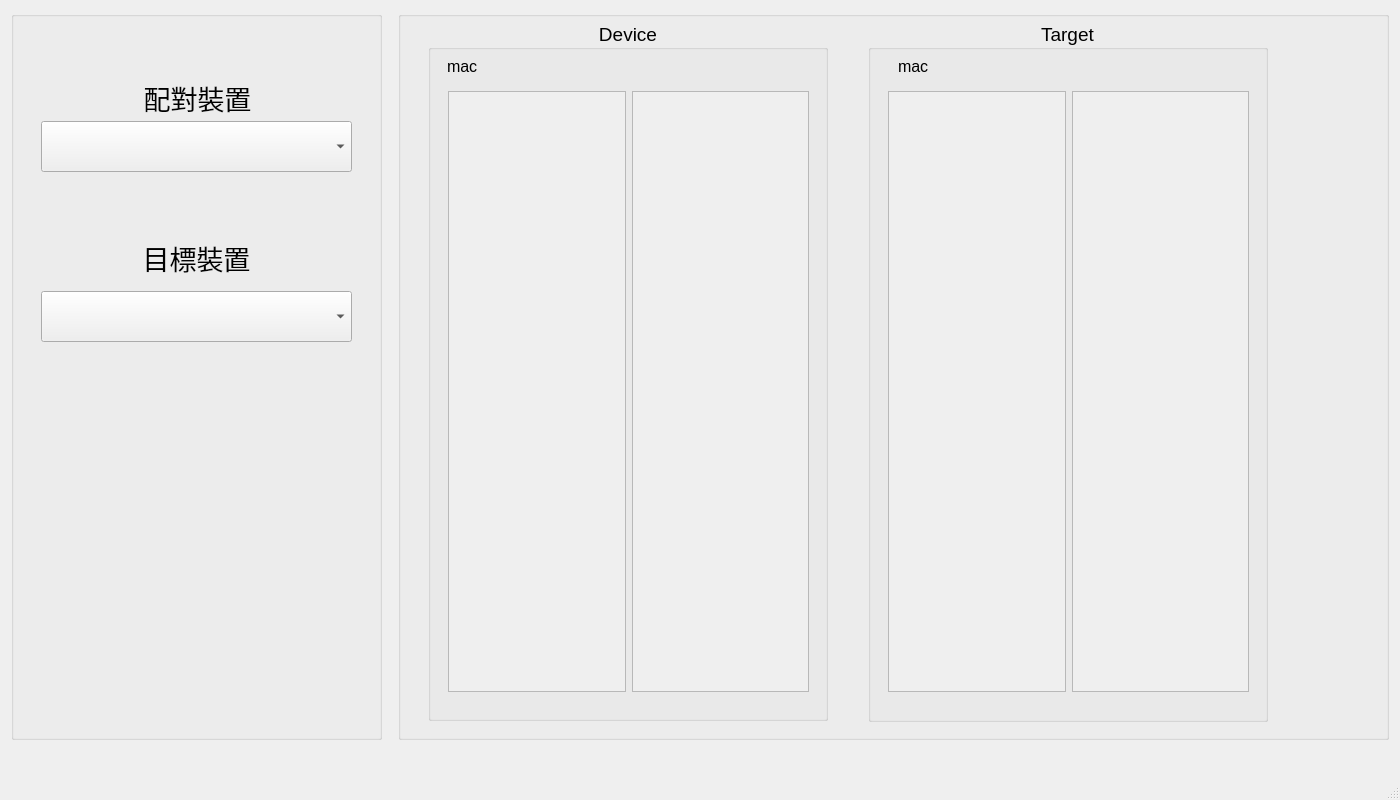
<?xml version="1.0" encoding="UTF-8"?>
<ui version="4.0">
 <class>MainWindow</class>
 <widget class="QMainWindow" name="MainWindow">
  <property name="geometry">
   <rect>
    <x>0</x>
    <y>0</y>
    <width>1400</width>
    <height>800</height>
   </rect>
  </property>
  <property name="windowTitle">
   <string>MainWindow</string>
  </property>
  <widget class="QWidget" name="centralwidget">
   <widget class="QGroupBox" name="groupBox_2">
    <property name="geometry">
     <rect>
      <x>398</x>
      <y>11</y>
      <width>991</width>
      <height>729</height>
     </rect>
    </property>
    <property name="title">
     <string/>
    </property>
    <widget class="QGroupBox" name="device_group">
     <property name="geometry">
      <rect>
       <x>30</x>
       <y>10</y>
       <width>400</width>
       <height>700</height>
      </rect>
     </property>
     <property name="font">
      <font>
       <pointsize>14</pointsize>
      </font>
     </property>
     <property name="title">
      <string>Device</string>
     </property>
     <property name="alignment">
      <set>Qt::AlignCenter</set>
     </property>
     <widget class="QLabel" name="device_mac">
      <property name="geometry">
       <rect>
        <x>19</x>
        <y>30</y>
        <width>360</width>
        <height>30</height>
       </rect>
      </property>
      <property name="font">
       <font>
        <pointsize>12</pointsize>
       </font>
      </property>
      <property name="text">
       <string>mac</string>
      </property>
     </widget>
     <widget class="QWidget" name="horizontalLayoutWidget">
      <property name="geometry">
       <rect>
        <x>20</x>
        <y>70</y>
        <width>361</width>
        <height>601</height>
       </rect>
      </property>
      <layout class="QHBoxLayout" name="horizontalLayout">
       <item>
        <layout class="QVBoxLayout" name="v_input">
         <item>
          <widget class="QScrollArea" name="scroll_input">
           <property name="enabled">
            <bool>true</bool>
           </property>
           <property name="widgetResizable">
            <bool>true</bool>
           </property>
           <widget class="QWidget" name="scrollAreaWidgetContents_4">
            <property name="geometry">
             <rect>
              <x>0</x>
              <y>0</y>
              <width>172</width>
              <height>595</height>
             </rect>
            </property>
           </widget>
          </widget>
         </item>
        </layout>
       </item>
       <item>
        <layout class="QVBoxLayout" name="v_output">
         <item>
          <widget class="QScrollArea" name="scroll_output">
           <property name="enabled">
            <bool>true</bool>
           </property>
           <property name="widgetResizable">
            <bool>true</bool>
           </property>
           <widget class="QWidget" name="scrollAreaWidgetContents_3">
            <property name="geometry">
             <rect>
              <x>0</x>
              <y>0</y>
              <width>172</width>
              <height>595</height>
             </rect>
            </property>
           </widget>
          </widget>
         </item>
        </layout>
       </item>
      </layout>
     </widget>
    </widget>
    <widget class="QGroupBox" name="target_group">
     <property name="geometry">
      <rect>
       <x>470</x>
       <y>10</y>
       <width>400</width>
       <height>701</height>
      </rect>
     </property>
     <property name="font">
      <font>
       <pointsize>14</pointsize>
      </font>
     </property>
     <property name="title">
      <string>Target</string>
     </property>
     <property name="alignment">
      <set>Qt::AlignCenter</set>
     </property>
     <widget class="QLabel" name="target_mac">
      <property name="geometry">
       <rect>
        <x>30</x>
        <y>30</y>
        <width>360</width>
        <height>30</height>
       </rect>
      </property>
      <property name="font">
       <font>
        <pointsize>12</pointsize>
       </font>
      </property>
      <property name="text">
       <string>mac</string>
      </property>
     </widget>
     <widget class="QWidget" name="horizontalLayoutWidget_2">
      <property name="geometry">
       <rect>
        <x>20</x>
        <y>70</y>
        <width>361</width>
        <height>601</height>
       </rect>
      </property>
      <layout class="QHBoxLayout" name="horizontalLayout_target">
       <item>
        <layout class="QVBoxLayout" name="v_input_target">
         <item>
          <widget class="QScrollArea" name="scroll_input_target">
           <property name="enabled">
            <bool>true</bool>
           </property>
           <property name="widgetResizable">
            <bool>true</bool>
           </property>
           <widget class="QWidget" name="scrollAreaWidgetContents_7">
            <property name="geometry">
             <rect>
              <x>0</x>
              <y>0</y>
              <width>172</width>
              <height>595</height>
             </rect>
            </property>
           </widget>
          </widget>
         </item>
        </layout>
       </item>
       <item>
        <layout class="QVBoxLayout" name="v_output_target">
         <item>
          <widget class="QScrollArea" name="scroll_output_target">
           <property name="enabled">
            <bool>true</bool>
           </property>
           <property name="widgetResizable">
            <bool>true</bool>
           </property>
           <widget class="QWidget" name="scrollAreaWidgetContents_8">
            <property name="geometry">
             <rect>
              <x>0</x>
              <y>0</y>
              <width>172</width>
              <height>595</height>
             </rect>
            </property>
           </widget>
          </widget>
         </item>
        </layout>
       </item>
      </layout>
     </widget>
    </widget>
   </widget>
   <widget class="QGroupBox" name="groupBox">
    <property name="geometry">
     <rect>
      <x>11</x>
      <y>11</y>
      <width>371</width>
      <height>729</height>
     </rect>
    </property>
    <property name="title">
     <string/>
    </property>
    <widget class="QLabel" name="label">
     <property name="geometry">
      <rect>
       <x>31</x>
       <y>70</y>
       <width>311</width>
       <height>33</height>
      </rect>
     </property>
     <property name="font">
      <font>
       <pointsize>20</pointsize>
      </font>
     </property>
     <property name="text">
      <string>配對裝置</string>
     </property>
     <property name="alignment">
      <set>Qt::AlignCenter</set>
     </property>
    </widget>
    <widget class="QLabel" name="label_2">
     <property name="geometry">
      <rect>
       <x>30</x>
       <y>230</y>
       <width>311</width>
       <height>33</height>
      </rect>
     </property>
     <property name="font">
      <font>
       <pointsize>20</pointsize>
      </font>
     </property>
     <property name="text">
      <string>目標裝置</string>
     </property>
     <property name="alignment">
      <set>Qt::AlignCenter</set>
     </property>
    </widget>
    <widget class="QComboBox" name="comboBox_2">
     <property name="geometry">
      <rect>
       <x>30</x>
       <y>280</y>
       <width>311</width>
       <height>51</height>
      </rect>
     </property>
     <property name="font">
      <font>
       <pointsize>20</pointsize>
      </font>
     </property>
    </widget>
    <widget class="QComboBox" name="comboBox">
     <property name="geometry">
      <rect>
       <x>30</x>
       <y>110</y>
       <width>311</width>
       <height>51</height>
      </rect>
     </property>
     <property name="font">
      <font>
       <pointsize>20</pointsize>
      </font>
     </property>
    </widget>
   </widget>
  </widget>
  <widget class="QMenuBar" name="menubar">
   <property name="geometry">
    <rect>
     <x>0</x>
     <y>0</y>
     <width>1400</width>
     <height>25</height>
    </rect>
   </property>
  </widget>
  <widget class="QStatusBar" name="statusbar"/>
 </widget>
 <resources/>
 <connections/>
</ui>
